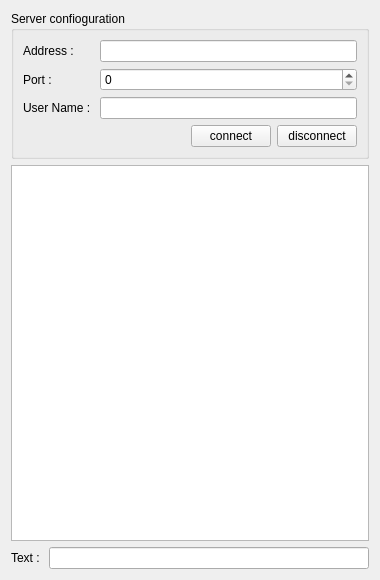
<?xml version="1.0" encoding="UTF-8"?>
<ui version="4.0">
 <class>TcpClient</class>
 <widget class="QWidget" name="TcpClient">
  <property name="geometry">
   <rect>
    <x>0</x>
    <y>0</y>
    <width>380</width>
    <height>580</height>
   </rect>
  </property>
  <property name="windowTitle">
   <string>TcpClient</string>
  </property>
  <layout class="QVBoxLayout" name="verticalLayout_2">
   <item>
    <widget class="QGroupBox" name="groupBox">
     <property name="title">
      <string>Server confioguration</string>
     </property>
     <layout class="QFormLayout" name="formLayout">
      <item row="0" column="0">
       <widget class="QLabel" name="label">
        <property name="text">
         <string>Address : </string>
        </property>
       </widget>
      </item>
      <item row="0" column="1">
       <widget class="QLineEdit" name="address"/>
      </item>
      <item row="1" column="0">
       <widget class="QLabel" name="label_2">
        <property name="text">
         <string>Port : </string>
        </property>
       </widget>
      </item>
      <item row="1" column="1">
       <widget class="QSpinBox" name="port">
        <property name="maximum">
         <number>99999</number>
        </property>
       </widget>
      </item>
      <item row="2" column="0">
       <widget class="QLabel" name="label_3">
        <property name="text">
         <string>User Name : </string>
        </property>
       </widget>
      </item>
      <item row="2" column="1">
       <widget class="QLineEdit" name="user"/>
      </item>
      <item row="3" column="0" colspan="2">
       <layout class="QHBoxLayout" name="horizontalLayout">
        <item>
         <spacer name="horizontalSpacer">
          <property name="orientation">
           <enum>Qt::Horizontal</enum>
          </property>
          <property name="sizeHint" stdset="0">
           <size>
            <width>155</width>
            <height>13</height>
           </size>
          </property>
         </spacer>
        </item>
        <item>
         <widget class="QPushButton" name="connect">
          <property name="text">
           <string>connect</string>
          </property>
         </widget>
        </item>
        <item>
         <widget class="QPushButton" name="disconnect">
          <property name="text">
           <string>disconnect</string>
          </property>
         </widget>
        </item>
       </layout>
      </item>
     </layout>
    </widget>
   </item>
   <item>
    <layout class="QVBoxLayout" name="verticalLayout">
     <item>
      <widget class="QPlainTextEdit" name="chat"/>
     </item>
     <item>
      <layout class="QHBoxLayout" name="horizontalLayout_2">
       <item>
        <widget class="QLabel" name="label_4">
         <property name="text">
          <string>Text : </string>
         </property>
        </widget>
       </item>
       <item>
        <widget class="QLineEdit" name="text"/>
       </item>
      </layout>
     </item>
    </layout>
   </item>
  </layout>
 </widget>
 <resources/>
 <connections/>
</ui>
